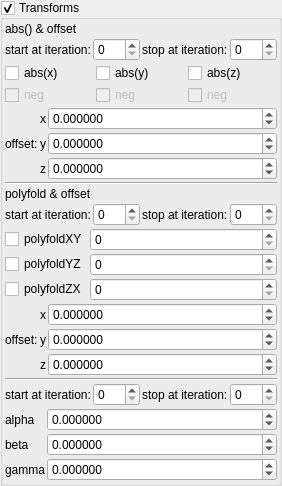
    <widget class="MyGroupBox" name="groupCheck_transf_function_enabledP_false">
     <property name="title">
      <string>Transforms &amp;</string>
     </property>
     <property name="checkable">
      <bool>true</bool>
     </property>
     <layout class="QVBoxLayout" name="verticalLayout_9" stretch="0,0,0,0,0,0,0,0,0,0,0,0">
      <property name="spacing">
       <number>2</number>
      </property>
      <property name="leftMargin">
       <number>2</number>
      </property>
      <property name="topMargin">
       <number>2</number>
      </property>
      <property name="rightMargin">
       <number>2</number>
      </property>
      <property name="bottomMargin">
       <number>2</number>
      </property>
      <item>
       <widget class="QLabel" name="label_49">
        <property name="text">
         <string notr="true">abs() &amp; offset</string>
        </property>
       </widget>
      </item>
      <item>
       <layout class="QHBoxLayout" name="horizontalLayout_18" stretch="0,1,0,1">
        <item>
         <widget class="QLabel" name="label_99">
          <property name="text">
           <string>start at iteration:</string>
          </property>
         </widget>
        </item>
        <item>
         <widget class="MySpinBox" name="spinboxInt_transf_start_iterations_P">
          <property name="sizePolicy">
           <sizepolicy hsizetype="Minimum" vsizetype="Maximum">
            <horstretch>0</horstretch>
            <verstretch>0</verstretch>
           </sizepolicy>
          </property>
          <property name="minimum">
           <number>0</number>
          </property>
          <property name="maximum">
           <number>999</number>
          </property>
          <property name="value">
           <number>0</number>
          </property>
         </widget>
        </item>
        <item>
         <widget class="QLabel" name="label_71">
          <property name="text">
           <string>stop at iteration:</string>
          </property>
         </widget>
        </item>
        <item>
         <widget class="MySpinBox" name="spinboxInt_transf_stop_iterations_P1">
          <property name="sizePolicy">
           <sizepolicy hsizetype="Preferred" vsizetype="Maximum">
            <horstretch>0</horstretch>
            <verstretch>0</verstretch>
           </sizepolicy>
          </property>
          <property name="maximum">
           <number>999</number>
          </property>
         </widget>
        </item>
       </layout>
      </item>
      <item>
       <layout class="QGridLayout" name="gridLayout_50" columnstretch="0,0,0">
        <property name="spacing">
         <number>2</number>
        </property>
        <item row="1" column="0">
         <widget class="MyCheckBox" name="checkBox_transf_function_enabledBx_false">
          <property name="enabled">
           <bool>false</bool>
          </property>
          <property name="text">
           <string notr="true">neg</string>
          </property>
         </widget>
        </item>
        <item row="0" column="0">
         <widget class="MyCheckBox" name="checkBox_transf_function_enabledx_false">
          <property name="text">
           <string notr="true">abs(x)</string>
          </property>
         </widget>
        </item>
        <item row="0" column="2">
         <widget class="MyCheckBox" name="checkBox_transf_function_enabledz_false">
          <property name="text">
           <string notr="true">abs(z)</string>
          </property>
         </widget>
        </item>
        <item row="1" column="2">
         <widget class="MyCheckBox" name="checkBox_transf_function_enabledBz_false">
          <property name="enabled">
           <bool>false</bool>
          </property>
          <property name="text">
           <string notr="true">neg</string>
          </property>
         </widget>
        </item>
        <item row="0" column="1">
         <widget class="MyCheckBox" name="checkBox_transf_function_enabledy_false">
          <property name="text">
           <string notr="true">abs(y)</string>
          </property>
         </widget>
        </item>
        <item row="1" column="1">
         <widget class="MyCheckBox" name="checkBox_transf_function_enabledBy_false">
          <property name="enabled">
           <bool>false</bool>
          </property>
          <property name="text">
           <string notr="true">neg</string>
          </property>
         </widget>
        </item>
       </layout>
      </item>
      <item>
       <layout class="QGridLayout" name="gridLayout_46" columnstretch="0,0,1">
        <property name="spacing">
         <number>2</number>
        </property>
        <item row="2" column="2">
         <widget class="MyDoubleSpinBox" name="spinbox3_transf_addition_constantA_000_z">
          <property name="sizePolicy">
           <sizepolicy hsizetype="Minimum" vsizetype="Maximum">
            <horstretch>0</horstretch>
            <verstretch>0</verstretch>
           </sizepolicy>
          </property>
          <property name="prefix">
           <string/>
          </property>
          <property name="suffix">
           <string/>
          </property>
          <property name="decimals">
           <number>6</number>
          </property>
          <property name="minimum">
           <double>-99.989999999999995</double>
          </property>
          <property name="maximum">
           <double>99.989999999999995</double>
          </property>
          <property name="singleStep">
           <double>0.100000000000000</double>
          </property>
         </widget>
        </item>
        <item row="2" column="1">
         <widget class="QLabel" name="label_165">
          <property name="text">
           <string notr="true">z</string>
          </property>
         </widget>
        </item>
        <item row="0" column="2">
         <widget class="MyDoubleSpinBox" name="spinbox3_transf_addition_constantA_000_x">
          <property name="sizePolicy">
           <sizepolicy hsizetype="Minimum" vsizetype="Maximum">
            <horstretch>0</horstretch>
            <verstretch>0</verstretch>
           </sizepolicy>
          </property>
          <property name="prefix">
           <string/>
          </property>
          <property name="suffix">
           <string/>
          </property>
          <property name="decimals">
           <number>6</number>
          </property>
          <property name="minimum">
           <double>-99.989999999999995</double>
          </property>
          <property name="maximum">
           <double>99.989999999999995</double>
          </property>
          <property name="singleStep">
           <double>0.100000000000000</double>
          </property>
         </widget>
        </item>
        <item row="0" column="1">
         <widget class="QLabel" name="label_161">
          <property name="text">
           <string notr="true">x</string>
          </property>
         </widget>
        </item>
        <item row="1" column="1">
         <widget class="QLabel" name="label_166">
          <property name="text">
           <string notr="true">y</string>
          </property>
         </widget>
        </item>
        <item row="1" column="2">
         <widget class="MyDoubleSpinBox" name="spinbox3_transf_addition_constantA_000_y">
          <property name="sizePolicy">
           <sizepolicy hsizetype="Minimum" vsizetype="Maximum">
            <horstretch>0</horstretch>
            <verstretch>0</verstretch>
           </sizepolicy>
          </property>
          <property name="prefix">
           <string/>
          </property>
          <property name="suffix">
           <string/>
          </property>
          <property name="decimals">
           <number>6</number>
          </property>
          <property name="minimum">
           <double>-99.989999999999995</double>
          </property>
          <property name="maximum">
           <double>99.989999999999995</double>
          </property>
          <property name="singleStep">
           <double>0.100000000000000</double>
          </property>
         </widget>
        </item>
        <item row="0" column="0" rowspan="3">
         <widget class="QLabel" name="label_167">
          <property name="text">
           <string>offset:</string>
          </property>
         </widget>
        </item>
       </layout>
      </item>
      <item>
       <widget class="Line" name="line_2">
        <property name="orientation">
         <enum>Qt::Horizontal</enum>
        </property>
       </widget>
      </item>
      <item>
       <widget class="QLabel" name="label_50">
        <property name="text">
         <string notr="true">polyfold &amp; offset</string>
        </property>
       </widget>
      </item>
      <item>
       <layout class="QHBoxLayout" name="horizontalLayout_17" stretch="0,1,0,1">
        <item>
         <widget class="QLabel" name="label_98">
          <property name="text">
           <string>start at iteration:</string>
          </property>
         </widget>
        </item>
        <item>
         <widget class="MySpinBox" name="spinboxInt_transf_start_iterations_C">
          <property name="sizePolicy">
           <sizepolicy hsizetype="Minimum" vsizetype="Maximum">
            <horstretch>0</horstretch>
            <verstretch>0</verstretch>
           </sizepolicy>
          </property>
          <property name="minimum">
           <number>0</number>
          </property>
          <property name="maximum">
           <number>999</number>
          </property>
          <property name="value">
           <number>0</number>
          </property>
         </widget>
        </item>
        <item>
         <widget class="QLabel" name="label_70">
          <property name="text">
           <string>stop at iteration:</string>
          </property>
         </widget>
        </item>
        <item>
         <widget class="MySpinBox" name="spinboxInt_transf_stop_iterations_C1">
          <property name="sizePolicy">
           <sizepolicy hsizetype="Preferred" vsizetype="Maximum">
            <horstretch>0</horstretch>
            <verstretch>0</verstretch>
           </sizepolicy>
          </property>
          <property name="maximum">
           <number>999</number>
          </property>
         </widget>
        </item>
       </layout>
      </item>
      <item>
       <layout class="QGridLayout" name="gridLayout_45" columnstretch="0,1">
        <property name="spacing">
         <number>2</number>
        </property>
        <item row="0" column="1">
         <widget class="MySpinBox" name="spinboxInt_transf_int8_X">
          <property name="sizePolicy">
           <sizepolicy hsizetype="Minimum" vsizetype="Maximum">
            <horstretch>0</horstretch>
            <verstretch>0</verstretch>
           </sizepolicy>
          </property>
          <property name="maximum">
           <number>999</number>
          </property>
         </widget>
        </item>
        <item row="0" column="0">
         <widget class="MyCheckBox" name="checkBox_transf_function_enabledCx_false">
          <property name="font">
           <font>
            <weight>50</weight>
            <bold>false</bold>
           </font>
          </property>
          <property name="text">
           <string>polyfoldXY</string>
          </property>
         </widget>
        </item>
        <item row="1" column="1">
         <widget class="MySpinBox" name="spinboxInt_transf_int8_Y">
          <property name="enabled">
           <bool>true</bool>
          </property>
          <property name="sizePolicy">
           <sizepolicy hsizetype="Minimum" vsizetype="Maximum">
            <horstretch>0</horstretch>
            <verstretch>0</verstretch>
           </sizepolicy>
          </property>
          <property name="maximum">
           <number>999</number>
          </property>
         </widget>
        </item>
        <item row="1" column="0">
         <widget class="MyCheckBox" name="checkBox_transf_function_enabledCy_false">
          <property name="enabled">
           <bool>true</bool>
          </property>
          <property name="font">
           <font>
            <weight>50</weight>
            <bold>false</bold>
           </font>
          </property>
          <property name="text">
           <string>polyfoldYZ</string>
          </property>
         </widget>
        </item>
        <item row="2" column="1">
         <widget class="MySpinBox" name="spinboxInt_transf_int8_Z">
          <property name="enabled">
           <bool>true</bool>
          </property>
          <property name="sizePolicy">
           <sizepolicy hsizetype="Minimum" vsizetype="Maximum">
            <horstretch>0</horstretch>
            <verstretch>0</verstretch>
           </sizepolicy>
          </property>
          <property name="maximum">
           <number>999</number>
          </property>
         </widget>
        </item>
        <item row="2" column="0">
         <widget class="MyCheckBox" name="checkBox_transf_function_enabledCz_false">
          <property name="enabled">
           <bool>true</bool>
          </property>
          <property name="font">
           <font>
            <weight>50</weight>
            <bold>false</bold>
           </font>
          </property>
          <property name="text">
           <string>polyfoldZX</string>
          </property>
         </widget>
        </item>
       </layout>
      </item>
      <item>
       <layout class="QGridLayout" name="gridLayout_44" columnstretch="0,0,1">
        <property name="spacing">
         <number>2</number>
        </property>
        <item row="2" column="2">
         <widget class="MyDoubleSpinBox" name="spinbox3_transf_addition_constant_z">
          <property name="sizePolicy">
           <sizepolicy hsizetype="Minimum" vsizetype="Maximum">
            <horstretch>0</horstretch>
            <verstretch>0</verstretch>
           </sizepolicy>
          </property>
          <property name="prefix">
           <string/>
          </property>
          <property name="suffix">
           <string/>
          </property>
          <property name="decimals">
           <number>6</number>
          </property>
          <property name="minimum">
           <double>-99.989999999999995</double>
          </property>
          <property name="maximum">
           <double>99.989999999999995</double>
          </property>
          <property name="singleStep">
           <double>0.100000000000000</double>
          </property>
         </widget>
        </item>
        <item row="2" column="1">
         <widget class="QLabel" name="label_163">
          <property name="text">
           <string notr="true">z</string>
          </property>
         </widget>
        </item>
        <item row="0" column="2">
         <widget class="MyDoubleSpinBox" name="spinbox3_transf_addition_constant_x">
          <property name="sizePolicy">
           <sizepolicy hsizetype="Minimum" vsizetype="Maximum">
            <horstretch>0</horstretch>
            <verstretch>0</verstretch>
           </sizepolicy>
          </property>
          <property name="prefix">
           <string/>
          </property>
          <property name="suffix">
           <string/>
          </property>
          <property name="decimals">
           <number>6</number>
          </property>
          <property name="minimum">
           <double>-99.989999999999995</double>
          </property>
          <property name="maximum">
           <double>99.989999999999995</double>
          </property>
          <property name="singleStep">
           <double>0.100000000000000</double>
          </property>
         </widget>
        </item>
        <item row="1" column="1">
         <widget class="QLabel" name="label_162">
          <property name="text">
           <string notr="true">y</string>
          </property>
         </widget>
        </item>
        <item row="1" column="2">
         <widget class="MyDoubleSpinBox" name="spinbox3_transf_addition_constant_y">
          <property name="sizePolicy">
           <sizepolicy hsizetype="Minimum" vsizetype="Maximum">
            <horstretch>0</horstretch>
            <verstretch>0</verstretch>
           </sizepolicy>
          </property>
          <property name="prefix">
           <string/>
          </property>
          <property name="suffix">
           <string/>
          </property>
          <property name="decimals">
           <number>6</number>
          </property>
          <property name="minimum">
           <double>-99.989999999999995</double>
          </property>
          <property name="maximum">
           <double>99.989999999999995</double>
          </property>
          <property name="singleStep">
           <double>0.100000000000000</double>
          </property>
         </widget>
        </item>
        <item row="0" column="0" rowspan="3">
         <widget class="QLabel" name="label_164">
          <property name="text">
           <string>offset:</string>
          </property>
         </widget>
        </item>
        <item row="0" column="1">
         <widget class="QLabel" name="label_160">
          <property name="text">
           <string notr="true">x</string>
          </property>
         </widget>
        </item>
       </layout>
      </item>
      <item>
       <widget class="Line" name="line">
        <property name="orientation">
         <enum>Qt::Horizontal</enum>
        </property>
       </widget>
      </item>
      <item>
       <layout class="QHBoxLayout" name="horizontalLayout_19" stretch="0,1,0,1">
        <item>
         <widget class="QLabel" name="label_100">
          <property name="text">
           <string>start at iteration:</string>
          </property>
         </widget>
        </item>
        <item>
         <widget class="MySpinBox" name="spinboxInt_transf_start_iterations_R">
          <property name="sizePolicy">
           <sizepolicy hsizetype="Minimum" vsizetype="Maximum">
            <horstretch>0</horstretch>
            <verstretch>0</verstretch>
           </sizepolicy>
          </property>
          <property name="minimum">
           <number>0</number>
          </property>
          <property name="maximum">
           <number>999</number>
          </property>
          <property name="value">
           <number>0</number>
          </property>
         </widget>
        </item>
        <item>
         <widget class="QLabel" name="label_72">
          <property name="text">
           <string>stop at iteration:</string>
          </property>
         </widget>
        </item>
        <item>
         <widget class="MySpinBox" name="spinboxInt_transf_stop_iterations_R1">
          <property name="sizePolicy">
           <sizepolicy hsizetype="Preferred" vsizetype="Maximum">
            <horstretch>0</horstretch>
            <verstretch>0</verstretch>
           </sizepolicy>
          </property>
          <property name="maximum">
           <number>999</number>
          </property>
         </widget>
        </item>
       </layout>
      </item>
      <item>
       <layout class="QGridLayout" name="gridLayout_48" columnstretch="0,1">
        <property name="spacing">
         <number>2</number>
        </property>
        <item row="0" column="0">
         <widget class="QLabel" name="label_46">
          <property name="text">
           <string notr="true">alpha</string>
          </property>
         </widget>
        </item>
        <item row="1" column="0">
         <widget class="QLabel" name="label_44">
          <property name="text">
           <string notr="true">beta</string>
          </property>
         </widget>
        </item>
        <item row="2" column="0">
         <widget class="QLabel" name="label_45">
          <property name="text">
           <string notr="true">gamma</string>
          </property>
         </widget>
        </item>
        <item row="0" column="1">
         <widget class="MyDoubleSpinBox" name="spinboxd3_transf_rotation_x">
          <property name="sizePolicy">
           <sizepolicy hsizetype="Minimum" vsizetype="Maximum">
            <horstretch>0</horstretch>
            <verstretch>0</verstretch>
           </sizepolicy>
          </property>
          <property name="prefix">
           <string/>
          </property>
          <property name="suffix">
           <string/>
          </property>
          <property name="decimals">
           <number>6</number>
          </property>
          <property name="minimum">
           <double>-36000.000000000000000</double>
          </property>
          <property name="maximum">
           <double>36000.000000000000000</double>
          </property>
          <property name="singleStep">
           <double>1.000000000000000</double>
          </property>
         </widget>
        </item>
        <item row="1" column="1">
         <widget class="MyDoubleSpinBox" name="spinboxd3_transf_rotation_y">
          <property name="sizePolicy">
           <sizepolicy hsizetype="Minimum" vsizetype="Maximum">
            <horstretch>0</horstretch>
            <verstretch>0</verstretch>
           </sizepolicy>
          </property>
          <property name="prefix">
           <string/>
          </property>
          <property name="suffix">
           <string/>
          </property>
          <property name="decimals">
           <number>6</number>
          </property>
          <property name="minimum">
           <double>-36000.000000000000000</double>
          </property>
          <property name="maximum">
           <double>36000.000000000000000</double>
          </property>
          <property name="singleStep">
           <double>1.000000000000000</double>
          </property>
         </widget>
        </item>
        <item row="2" column="1">
         <widget class="MyDoubleSpinBox" name="spinboxd3_transf_rotation_z">
          <property name="sizePolicy">
           <sizepolicy hsizetype="Minimum" vsizetype="Maximum">
            <horstretch>0</horstretch>
            <verstretch>0</verstretch>
           </sizepolicy>
          </property>
          <property name="prefix">
           <string/>
          </property>
          <property name="suffix">
           <string/>
          </property>
          <property name="decimals">
           <number>6</number>
          </property>
          <property name="minimum">
           <double>-36000.000000000000000</double>
          </property>
          <property name="maximum">
           <double>36000.000000000000000</double>
          </property>
          <property name="singleStep">
           <double>1.000000000000000</double>
          </property>
         </widget>
        </item>
       </layout>
      </item>
     </layout>
    </widget>
